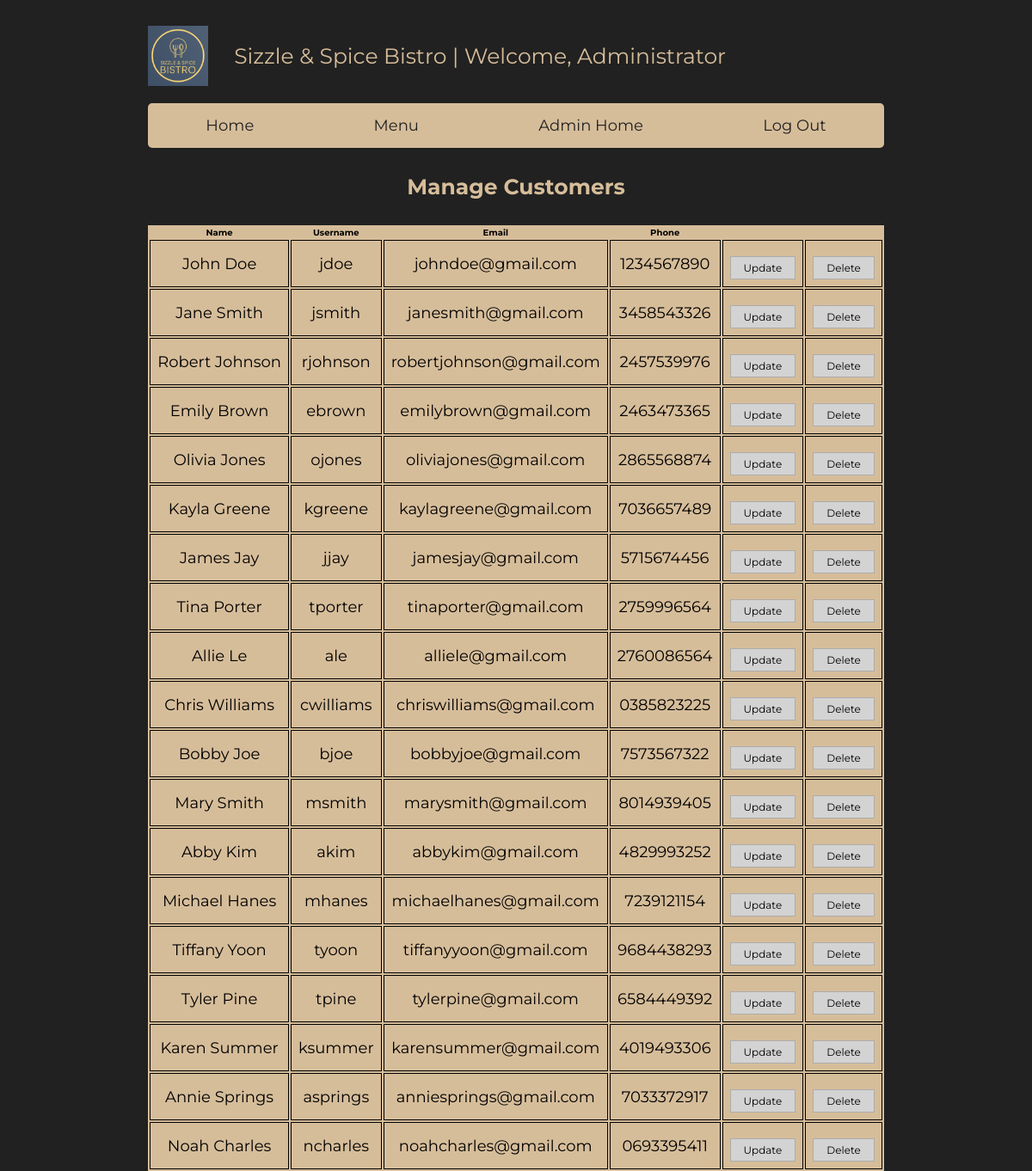
The page /restaurant-app/Admin/ManageCust.php on the database its author committed.
### tables this page shows
CREATE TABLE `customer` (
  `cust_id` int(11) NOT NULL,
  `cust_name` varchar(20) NOT NULL,
  `cust_email` varchar(35) NOT NULL,
  `cust_phone` varchar(13) NOT NULL,
  `cust_username` varchar(11) NOT NULL,
  `cust_password` varchar(11) NOT NULL
);

### restaurant-app/Admin/ManageCust.php (the view, shortened to what this page needs)
<?php
require_once('../Connect.php');
$request = "select * from customer";
$query = mysqli_query($connection, $request);
?>
<!DOCTYPE html>
<html lang="en">
<head>
   <link rel="stylesheet" href="https://cdn.jsdelivr.net/npm/swiper@8/swiper-bundle.min.css" />
   <link rel="stylesheet" href="https://cdnjs.cloudflare.com/ajax/libs/font-awesome/6.2.0/css/all.min.css">
   <link rel="stylesheet" href="../style.css">
</head>
<body style="text-align:center; display:flex;">
<section class="header">
   <div class="flex">
      <div class="img-logo">
         <img src="../images/ResLogo.png" alt="Restaurant Logo">
      </div>
      <a class="logo">Sizzle & Spice Bistro | Welcome,
        <?php
                if (isset($_SESSION['admin_name'])) {
                    echo $_SESSION['admin_name'];
                } else {
                    echo "Administrator";
                }
        ?>
      </a>
   </div>
   <nav class="navbar">
      <a href="../index.php">Home</a>
      <a href="../Menu.php">Menu</a>
      <a href="AdminHome.php">Admin Home</a>
      <a href="../LogOut.php">Log Out</a>
   </nav>
<table>
<h1> Manage Customers <h1>
    <thead>
    <?php
        if (mysqli_num_rows($query) != 0) {
    ?>
    <tr>
        <th>Name</th>
        <th>Username</th>
        <th>Email</th>
        <th>Phone</th>
        <th></th>
    </tr>
    <?php } ?>
    </thead>
        <?php
        if ($query && mysqli_num_rows($query) == 0) {
            echo '<br><h1 style="color: var(--sub-color);">No Customers found<h1>';
         }
         else {
          while($row = $query->fetch_assoc()){
        ?>
        <tr>
            <td><?php echo $row['cust_name'];?></td>
            <td><?php echo $row['cust_username'];?></td>
            <td><?php echo $row['cust_email'];?></td>
            <td><?php echo $row['cust_phone'];?></td>
            <td class="reservation-update">
               <button class="btn btn-danger">
                   <a href="UpdateCust.php?updateid=<?php echo $row['cust_id'];?>">Update</a>
               </button>
            </td>
            <td class="reservation-delete">
               <button class="btn btn-danger">
                   <a href="DeleteCust.php?deleteID=<?php echo $row['cust_id'];?>">Delete</a>
               </button>
            </td>
        </tr>
        <?php
          }}
        ?>
</table>
</section>
</body>
</html>

### restaurant-app/style.css (style rules this page uses)
:root { --main-color:#212121; --sub-color:#D6BD9A; --white:#fff; --border:.1rem solid rgba(82, 82, 82, 0.3); }
* { font-family: 'Montserrat', sans-serif; margin: 0; padding: 0; box-sizing: border-box; outline: none; border: none; text-decoration: none; }
html { font-size: 62.5%; overflow-x: hidden; }
body { background-color: var(--main-color); }
section { padding: 3rem 2rem; max-width: 1200px; margin: 0 auto; }
.btn { display: inline-block; cursor: pointer; padding: 1rem 3rem; border: var(--border); font-size: 1.8rem; color: var(--sub-color); text-align: center; text-transform: capitalize; transition: .2s linear; margin-top: 1rem; background-color: var(--main-color); }
.header { padding-bottom: 0; }
.header .flex .logo { color: var(--sub-color); font-size: 2.5rem; margin-top:2rem; }
.header .flex { display: flex; }
.header .navbar { display: flex; align-items: center; justify-content: space-around; gap: 1.5rem; margin-top: 2rem; background-color: var(--sub-color); padding: .5rem; border-radius: .5rem; }
.header .navbar a { font-size: 1.8rem; color: var(--main-color); padding: 1rem 3rem; border-radius: .5rem; }
.header h1 { color: var(--sub-color); margin-top: 3rem; font-size: 2.5rem; }
.img-logo { width: 100px; height: 70px; display: flex; }
.header table { margin-top: 3rem; align-items: center; background-color: var(--sub-color); }
.header button { background-color: lightgray; color: black; font-size: 12px; padding: 5px 15px; }
.header button a { color: black; }
.header td, td { font-size: 1.8rem; border: 1px solid black; text-align: center; padding: 8px; }

### rows shown on the page
customer: cust_name "John Doe", cust_username "jdoe", cust_email "johndoe@gmail.com", cust_phone "1234567890"
customer: cust_name "Jane Smith", cust_username "jsmith", cust_email "janesmith@gmail.com", cust_phone "3458543326"
customer: cust_name "Robert Johnson", cust_username "rjohnson", cust_email "robertjohnson@gmail.com", cust_phone "2457539976"
customer: cust_name "Emily Brown", cust_username "ebrown", cust_email "emilybrown@gmail.com", cust_phone "2463473365"
customer: cust_name "Olivia Jones", cust_username "ojones", cust_email "oliviajones@gmail.com", cust_phone "2865568874"
customer: cust_name "Kayla Greene", cust_username "kgreene", cust_email "kaylagreene@gmail.com", cust_phone "7036657489"
customer: cust_name "James Jay", cust_username "jjay", cust_email "jamesjay@gmail.com", cust_phone "5715674456"
customer: cust_name "Tina Porter", cust_username "tporter", cust_email "tinaporter@gmail.com", cust_phone "2759996564"
customer: cust_name "Allie Le", cust_username "ale", cust_email "alliele@gmail.com", cust_phone "2760086564"
customer: cust_name "Chris Williams", cust_username "cwilliams", cust_email "chriswilliams@gmail.com", cust_phone "0385823225"
customer: cust_name "Bobby Joe", cust_username "bjoe", cust_email "bobbyjoe@gmail.com", cust_phone "7573567322"
customer: cust_name "Mary Smith", cust_username "msmith", cust_email "marysmith@gmail.com", cust_phone "8014939405"
customer: cust_name "Abby Kim", cust_username "akim", cust_email "abbykim@gmail.com", cust_phone "4829993252"
customer: cust_name "Michael Hanes", cust_username "mhanes", cust_email "michaelhanes@gmail.com", cust_phone "7239121154"
customer: cust_name "Tiffany Yoon", cust_username "tyoon", cust_email "tiffanyyoon@gmail.com", cust_phone "9684438293"
customer: cust_name "Tyler Pine", cust_username "tpine", cust_email "tylerpine@gmail.com", cust_phone "6584449392"
customer: cust_name "Karen Summer", cust_username "ksummer", cust_email "karensummer@gmail.com", cust_phone "4019493306"
customer: cust_name "Annie Springs", cust_username "asprings", cust_email "anniesprings@gmail.com", cust_phone "7033372917"
customer: cust_name "Noah Charles", cust_username "ncharles", cust_email "noahcharles@gmail.com", cust_phone "0693395411"
